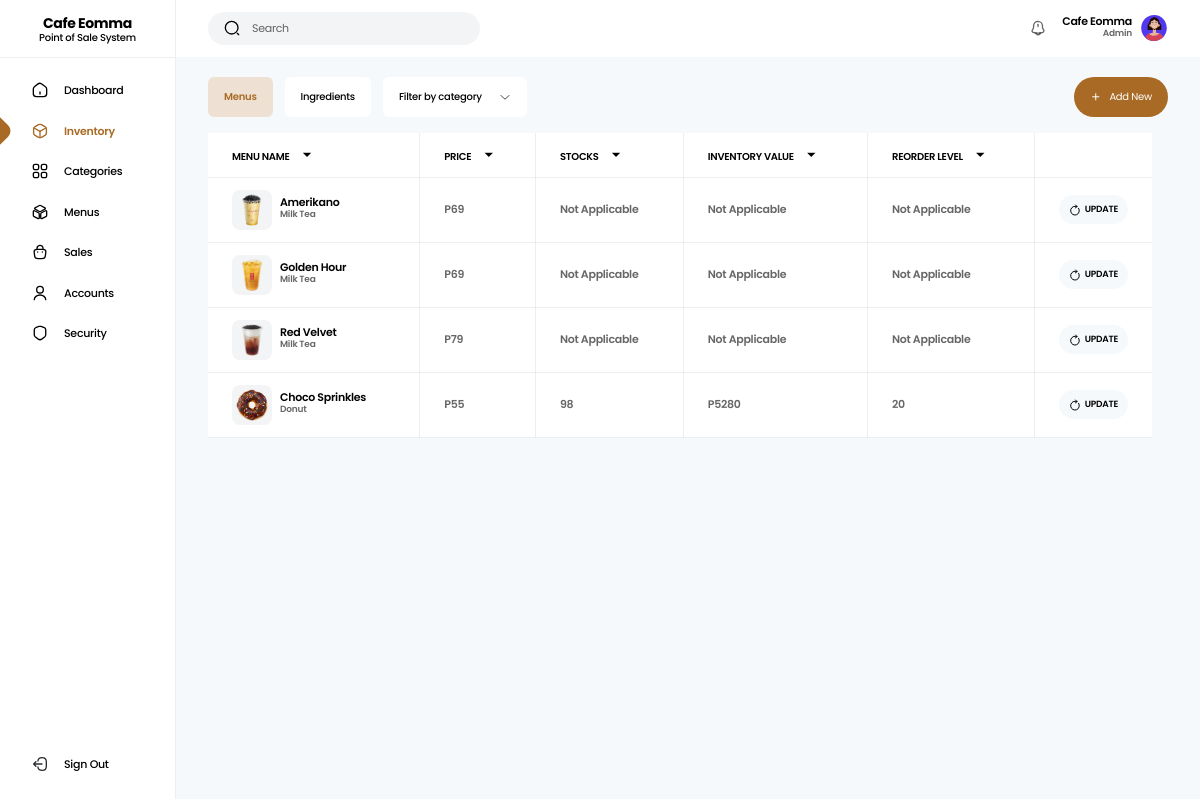
The app's page /app/Views/inventory.php (signed in), older data.
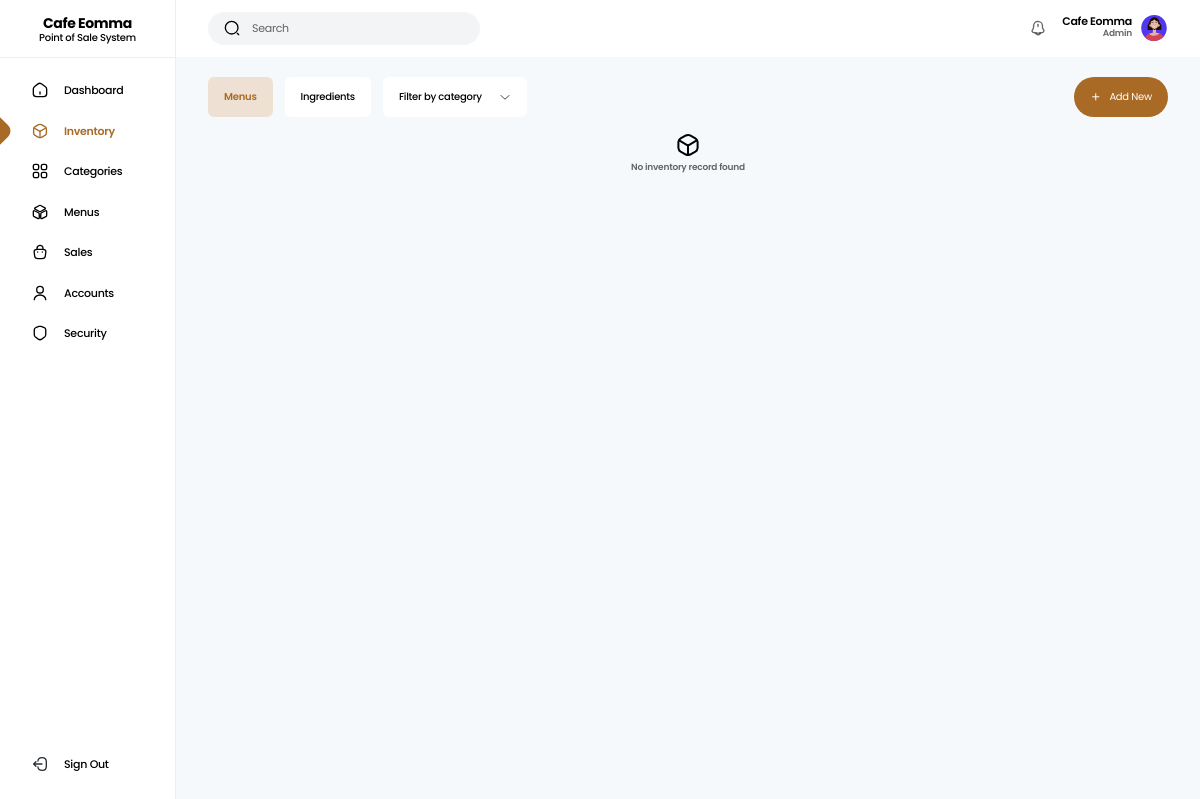
The same page, newer data.
### tables this page shows
CREATE TABLE `accounts` (
  `id` int(11) NOT NULL,
  `user_id` varchar(200) NOT NULL,
  `fullname` varchar(100) NOT NULL,
  `username` varchar(50) NOT NULL,
  `gender` varchar(20) NOT NULL,
  `contact_number` varchar(11) NOT NULL,
  `address` varchar(100) NOT NULL,
  `password` varchar(200) NOT NULL,
  `role_id` varchar(200) NOT NULL,
  `account_status` varchar(20) NOT NULL,
  `profile` tinyint(4) NOT NULL,
  `date_created` datetime NOT NULL
);

CREATE TABLE `roles` (
  `id` int(11) NOT NULL,
  `role_id` varchar(200) NOT NULL,
  `role_name` varchar(50) NOT NULL,
  `date_created` datetime NOT NULL
);

CREATE TABLE `inventory` (
  `id` int(11) NOT NULL,
  `inventory_id` varchar(200) NOT NULL,
  `menu_id` varchar(200) NOT NULL,
  `inventory_stocks` int(11) NOT NULL,
  `inventory_value` float(10,2) NOT NULL,
  `reorder_level` int(11) NOT NULL,
  `date_created` datetime NOT NULL
);

CREATE TABLE `menus` (
  `id` int(11) NOT NULL,
  `menu_id` varchar(200) NOT NULL,
  `menu_name` varchar(100) NOT NULL,
  `menu_price` float(10,2) NOT NULL,
  `category_id` varchar(200) NOT NULL,
  `menu_status` tinyint(4) NOT NULL DEFAULT 1,
  `is_soldout` tinyint(4) NOT NULL DEFAULT 0,
  `date_created` datetime NOT NULL
);

CREATE TABLE `categories` (
  `id` int(11) NOT NULL,
  `category_id` varchar(200) NOT NULL,
  `category_name` varchar(50) NOT NULL,
  `category_status` tinyint(4) NOT NULL DEFAULT 1,
  `date_created` datetime NOT NULL
);

### app/Utils/Utilities.php (called while the page is built, shortened)
<?php
class Utilities
{
  public static function isAdmin(): bool
  {
    return isset($_SESSION['role']) AND $_SESSION['role'] == "b2fd54eb-4e49-11ee-8673-088fc30176f9" ? true : false;
  }
}

### app/Utils/DbHelper.php (called while the page is built, shortened)
<?php
class DbHelper
{
  private $stmt;
  private $conn;
  public function __construct(PDO $db)
  {
    $this->conn = $db;
  }
  public function query(string $query, array $values = []): string
  {
    $this->stmt = $this->conn->prepare($query);
    return empty($values)
      ? $this->stmt->execute()
      : $this->stmt->execute($values);
  }
  public function fetch(): stdClass
  {
    return $this->stmt->fetch(PDO::FETCH_OBJ);
  }
  public function fetchAll(): array
  {
    return $this->stmt->fetchAll(PDO::FETCH_OBJ);
  }
}

### config/init.php (called while the page is built, shortened)
<?php
$database = new Database();
$conn = $database->getConnetion($_ENV['DB_HOST'], $_ENV['DB_NAME'], $_ENV['DB_USERNAME'], $_ENV['DB_PASSWORD']);
$helper = new DbHelper($conn);
$inventoryController = new InventoryController($helper);
if(isset($_SESSION['uid'])){
  $helper->query("SELECT * FROM `accounts` a LEFT JOIN `roles` r ON a.role_id=r.role_id WHERE a.user_id = ?", [$_SESSION['uid']]);
  $user_data = $helper->fetch();
}

### app/Controllers/InventoryController.php (called while the page is built, shortened)
<?php
class InventoryController implements AppInterface
{
  private $helper;
  public function __construct(DbHelper $helper)
  {
    $this->helper = $helper;
  }
  public function show(): array
  {
    $this->helper->query("SELECT * FROM `inventory` i LEFT JOIN `menus` m ON i.menu_id=m.menu_id LEFT JOIN `categories` c ON m.category_id=c.category_id ORDER BY i.id DESC");
    return $this->helper->fetchAll();
  }
}

### app/Views/inventory.php (the view, shortened to what this page needs)
<?php
  require_once __DIR__.'/../../config/init.php';
  $title = "Inventory";
  require('./app/Views/partials/_header.php');
?>
  <main class="min-h-screen grid md:grid-cols-[11rem_auto] bg-light-gray">
    <?php require('./app/Views/partials/_sidebar.php') ?>
    <section>
      <?php require('./app/Views/partials/_topnav.php') ?>
      <div class="pt-20 md:pt-5 pb-5 px-8">
        <div class="flex items-center justify-between flex-wrap gap-4 mb-4">
          <div class="flex items-center flex-wrap gap-3">
            <a href="<?php  echo SYSTEM_URL ?>menu-inventory" class="inv_link <?= $title === 'Inventory' ? 'active' : '' ?>">Menus</a>
            <a href="<?php  echo SYSTEM_URL ?>ingredient-inventory" class="inv_link <?= $title === 'Ingredients' ? 'active' : '' ?>">Ingredients</a>
            <select class="filter-select appearance-none w-[9rem] h-10 bg-white text-[10px] font-medium text-black px-4 rounded-md">
              <option value="">Filter by category</option>
            </select>
          </div>
          <a href="<?php echo SYSTEM_URL ?>add-inventory" class="w-max h-10 flex items-center gap-2 bg-primary text-xs text-white py-2 px-4 rounded-full">
            <i class="ri-add-line"></i>
            <p class="text-[10px]">Add New</p>
          </a>
        </div>
        <?php if(count($inventoryController->show()) > 0){ ?>
          <div class="w-[calc(100vw-3.5rem)] md:w-[calc(100vw-16rem)] bg-white overflow-x-auto">
            <table class="w-full text-left border-collapse whitespace-nowrap">
              <thead>
                <th class="group table-th text-[10px] border-l-0 border-t-0 cursor-pointer">
                  Menu Name
                  <i class="inline-table text-sm ml-2 ri-arrow-down-s-fill group-[.th-sort-desc]:rotate-180"></i>
                </th>
                <th class="group table-th text-[10px] border-t-0 cursor-pointer">
                  Price
                  <i class="inline-table text-sm ml-2 ri-arrow-down-s-fill group-[.th-sort-desc]:rotate-180"></i>
                </th>
                <th class="group table-th text-[10px] border-t-0 cursor-pointer">
                  Stocks
                  <i class="inline-table text-sm ml-2 ri-arrow-down-s-fill group-[.th-sort-desc]:rotate-180"></i>
                </th>
                <th class="group table-th text-[10px] border-t-0 cursor-pointer">
                  Inventory Value
                  <i class="inline-table text-sm ml-2 ri-arrow-down-s-fill group-[.th-sort-desc]:rotate-180"></i>
                </th>
                <th class="group table-th text-[10px] border-t-0 cursor-pointer">
                  Reorder Level
                  <i class="inline-table text-sm ml-2 ri-arrow-down-s-fill group-[.th-sort-desc]:rotate-180"></i>
                </th>
                <th width="10%" class="group/th table-th text-[10px] border-r-0 border-t-0"></th>
              </thead>
              <tbody>
              <?php foreach($inventoryController->show() as $inventory): ?>
                <tr class="search-area border-b border-b-gray-300/40 last:border-b-none">
                  <td class="border border-gray-300/40 border-l-0">
                    <div class="w-max flex items-center gap-2">
                      <div class="grid place-items-center w-10 h-10 rounded-lg bg-gray-100">
                        <img src="<?php echo SYSTEM_URL ?>uploads/menus/<?= $inventory->menu_id.".png" ?>" alt="<?= $inventory->menu_name ?>" class="h-8">
                      </div>
                      <div>
                        <p class="finder1 text-[11px] text-black font-semibold leading-none"><?= $inventory->menu_name ?></p>
                        <p class="finder2 text-[9px] text-black/60 font-semibold"><?= $inventory->category_name ?></p>
                      </div>
                    </div>
                  </td>
                  <td class="finder4 border border-gray-300/40">P<?= $inventory->menu_price ?></td>
                  <td class="finder5 border border-gray-300/40"><?= $inventory->reorder_level > 0 ? $inventory->inventory_stocks : "Not Applicable" ?></td>
                  <td class="border border-gray-300/40"><?= $inventory->reorder_level > 0 ? "P" . $inventory->inventory_value : "Not Applicable" ?></td>
                  <td class="finder6 border border-gray-300/40"><?= $inventory->reorder_level > 0 ? $inventory->reorder_level : "Not Applicable" ?></td>
                  <td class="border border-gray-300/40 border-r-0">
                    <a href="<?php echo SYSTEM_URL ?>inventory/<?= $inventory->inventory_id ?>" class="flex justify-center items-center gap-1 text-[9px] uppercase bg-light-gray text-black py-2 px-4 rounded-full">
                      <img src="<?php echo SYSTEM_URL ?>public/icons/rotate-right-linear.svg" alt="update" class="w-3 h-3">
                      Update
                    </a>
                  </td>
                </tr>
              <?php endforeach ?>
              </tbody>
            </table>
          </div>
        <?php } else{ ?>
          <div class="min-h-[calc(100vh-10rem)] flex flex-col items-center justify-center gap-1">
            <img src="<?php echo SYSTEM_URL ?>public/icons/inventory.svg" alt="inventory" class="w-6 h-6">
            <p class="text-[9px] font-semibold text-black/60 text-center">No inventory record found</p>
          </div>
        <?php } ?>
      </div>
    </section>
  </main>
<?php require('./app/Views/partials/_footer.php') ?>

### app/Views/partials/_header.php (shortened to what this page needs)
<!DOCTYPE html>
<html lang="en">
<head>
  <link rel="stylesheet" href="<?php echo SYSTEM_URL ?>resources/styles/index.css">
  <link rel="stylesheet" href="<?php echo SYSTEM_URL ?>resources/styles/remixicon.css">
</head>
<body>

### app/Views/partials/_sidebar.php (shortened to what this page needs)
<aside class="sidebar">
  <div>
    <div class="relative px-4 mb-3 border-b border-b-gray-300/40 pb-3 text-center">
      <p class="text-sm font-bold text-black leading-none">Cafe Eomma</p>
      <p class="text-[10px] font-medium text-black">Point of Sale System</p>
    </div>
    <ul>
      <?php if(Utilities::isAdmin()){ ?>
      <li>
        <a href="<?php echo SYSTEM_URL ?>dashboard" class="group aside__link <?php echo $title == "Dashboard" ? "active" : "" ?>">
          <img src="<?php echo SYSTEM_URL ?>public/icons/home.svg" alt="home" class="w-4 h-4 block group-[.active]:hidden">
          Dashboard
        </a>
      </li>
      <li>
        <a href="<?php echo SYSTEM_URL ?>menu-inventory" class="group aside__link <?php echo $title == "Inventory" || $title == "Add Inventory" || $title == "Update Inventory" || $title == 'Ingredients' ? "active" : "" ?>">
          <img src="<?php echo SYSTEM_URL ?>public/icons/inventory-active.svg" alt="inventory" class="w-4 h-4 hidden group-[.active]:block">
          Inventory
        </a>
      </li>
      <li>
        <a href="<?php echo SYSTEM_URL ?>category" class="group aside__link <?php echo $title == "Categories" ? "active" : "" ?>">
          <img src="<?php echo SYSTEM_URL ?>public/icons/category.svg" alt="category" class="w-4 h-4 block group-[.active]:hidden">
          Categories
        </a>
      </li>
      <?php } ?>
      <li>
        <a href="<?php echo SYSTEM_URL ?>menus/" class="group aside__link <?php echo $title == "Menus" || $title == "Add Menu" || $title == "Update Menu" ? "active" : "" ?>">
          <img src="<?php echo SYSTEM_URL ?>public/icons/menu.svg" alt="menu" class="w-4 h-4 block group-[.active]:hidden">
          Menus
        </a>
      </li>
      <li>
        <a href="<?php echo SYSTEM_URL ?>sales" class="group aside__link <?php echo $title == "Sales" || $title == "Order Details" ? "active" : "" ?>">
          <img src="<?php echo SYSTEM_URL ?>public/icons/order.svg" alt="order" class="w-4 h-4 block group-[.active]:hidden">
          Sales
        </a>
      </li>
      <?php if(Utilities::isAdmin()){ ?>
      <li>
        <a href="<?php echo SYSTEM_URL ?>accounts" class="group aside__link <?php echo $title == "Accounts" || $title == "Create Account" || $title == "Update Account" ? "active" : "" ?>">
          <img src="<?php echo SYSTEM_URL ?>public/icons/user.svg" alt="user" class="w-4 h-4 block group-[.active]:hidden">
          Accounts
        </a>
      </li>
      <?php } ?>
      <li>
        <a href="<?php echo SYSTEM_URL ?>security" class="group aside__link <?php echo $title == "Account Security" ? "active" : "" ?>">
          <img src="<?php echo SYSTEM_URL ?>public/icons/security.svg" alt="security" class="w-4 h-4 block group-[.active]:hidden">
          Security
        </a>
      </li>
    </ul>
  </div>
  <ul class="mt-auto">
    <li>
      <a href="<?php echo SYSTEM_URL ?>logout" class="group aside__link">
        <img src="<?php echo SYSTEM_URL ?>public/icons/logout.svg" alt="user" class="w-4 h-4 block group-[.active]:hidden">
        Sign Out
      </a>
    </li>
  </ul>
</aside>

### app/Views/partials/_topnav.php (shortened to what this page needs)
<div class="fixed md:static top-0 inset-x-0 flex items-center justify-between gap-4 px-8 py-3 bg-white z-[3]">
  <div class="flex-1 sm:flex-initial flex items-center gap-3">
    <div class="flex-1 sm:flex-initial flex items-center gap-3 px-4 bg-gray-100 py-2 rounded-full">
      <img src="<?php echo SYSTEM_URL ?>public/icons/search-normal-linear.svg" alt="search" class="w-4 h-4">
      <input type="text" id="search-input" class="text-[11px] placeholder:text-black/60 bg-transparent" placeholder="Search" autocomplete="off">
    </div>
  </div>
  <div class="flex items-center gap-2">
    <?php if(Utilities::isAdmin()){ ?>
      <div class="relative">
        <img src="<?php echo SYSTEM_URL ?>public/icons/notification-bing-linear.svg" alt="notification" role="button" class="show-notification w-4 h-4 mr-2">
      </div>
    <?php } ?>
    <a href="<?= SYSTEM_URL ?>profile" class="flex items-center gap-2">
      <div class="hidden sm:block text-right">
        <p class="text-[11px] font-semibold text-black leading-none"><?php echo isset($user_data) ? $user_data->fullname : "" ?></p>
        <p class="text-[9px] font-semibold text-black/60"><?php echo isset($user_data) ? $user_data->role_name : "" ?></p>
      </div>
      <img src="<?php echo SYSTEM_URL ?>uploads/users/<?= $user_data->profile == 1 ? $user_data->user_id.".jpg" : $user_data->gender.".svg" ?>" alt="profile" class="w-7 h-7 object-cover rounded-full">
    </a>
  </div>
</div>

### app/Views/partials/_footer.php (shortened to what this page needs)
</body>
</html>

Row changes from the older to the newer data that the page shows:
removed inventory: menus.menu_id (picture), menus.menu_name "Amerikano", categories.category_name "Milk Tea", menus.menu_price "69", reorder_level "Not Applicable"
removed inventory: menus.menu_id (picture), menus.menu_name "Golden Hour", categories.category_name "Milk Tea", menus.menu_price "69", reorder_level "Not Applicable"
removed inventory: menus.menu_id (picture), menus.menu_name "Red Velvet", categories.category_name "Milk Tea", menus.menu_price "79", reorder_level "Not Applicable"
removed inventory: menus.menu_id (picture), menus.menu_name "Choco Sprinkles", categories.category_name "Donut", menus.menu_price "55", inventory_stocks "98", inventory_value "5280", reorder_level "20"
Text that changed along with them:
text no longer shown: "MENU NAME PRICE STOCKS INVENTORY VALUE REORDER LEVEL"
text now shown: "No inventory record found"
